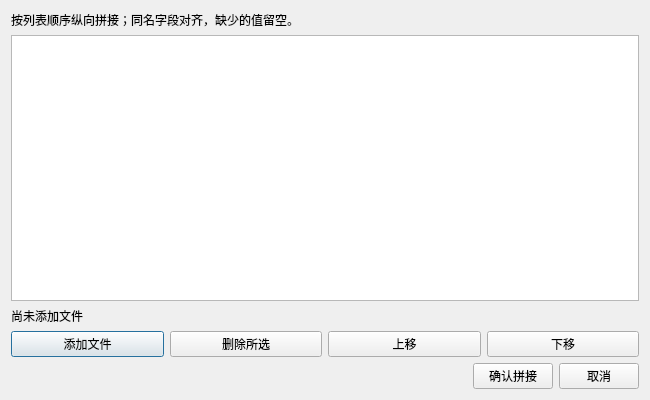
<?xml version="1.0" encoding="UTF-8"?>
<ui version="4.0">
 <class>TrainingFileDialog</class>
 <widget class="QDialog" name="TrainingFileDialog">
  <property name="geometry">
   <rect><x>0</x><y>0</y><width>650</width><height>400</height></rect>
  </property>
  <property name="windowTitle"><string>选择训练数据文件</string></property>
  <layout class="QVBoxLayout" name="verticalLayout">
   <item>
    <widget class="QLabel" name="label_instructions">
     <property name="text"><string>按列表顺序纵向拼接；同名字段对齐，缺少的值留空。</string></property>
    </widget>
   </item>
   <item>
    <widget class="QListWidget" name="file_list"/>
   </item>
   <item>
    <widget class="QLabel" name="summary">
     <property name="text"><string>尚未添加文件</string></property>
    </widget>
   </item>
   <item>
    <layout class="QHBoxLayout" name="actionLayout">
     <item><widget class="QPushButton" name="add_button"><property name="text"><string>添加文件</string></property></widget></item>
     <item><widget class="QPushButton" name="remove_button"><property name="text"><string>删除所选</string></property></widget></item>
     <item><widget class="QPushButton" name="move_up_button"><property name="text"><string>上移</string></property></widget></item>
     <item><widget class="QPushButton" name="move_down_button"><property name="text"><string>下移</string></property></widget></item>
    </layout>
   </item>
   <item>
    <layout class="QHBoxLayout" name="decisionLayout">
     <item><spacer name="horizontalSpacer"><property name="orientation"><enum>Qt::Horizontal</enum></property><property name="sizeHint" stdset="0"><size><width>40</width><height>20</height></size></property></spacer></item>
     <item><widget class="QPushButton" name="confirm_button"><property name="text"><string>确认拼接</string></property></widget></item>
     <item><widget class="QPushButton" name="cancel_button"><property name="text"><string>取消</string></property></widget></item>
    </layout>
   </item>
  </layout>
 </widget>
 <resources/>
 <connections/>
</ui>
